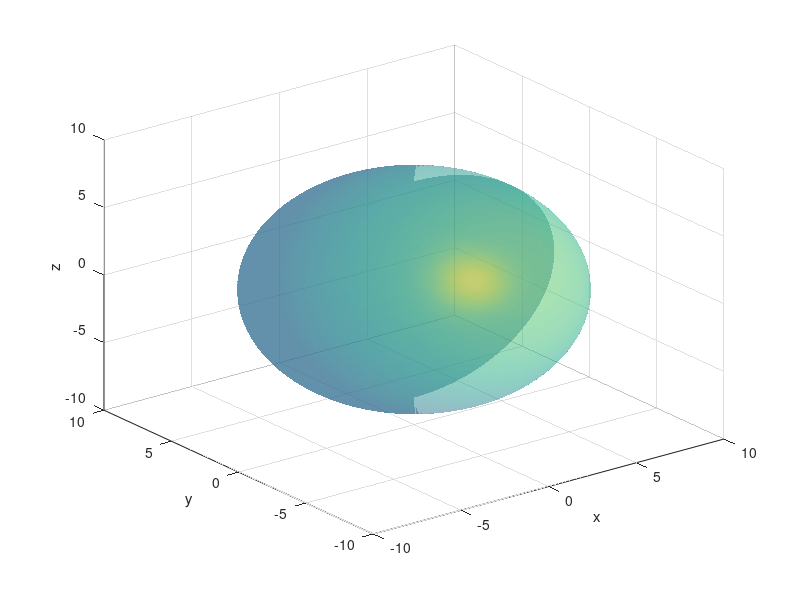

Reproduce this figure in MATLAB.
% make the sphere with electrode locations
close all; clear; clc;
R = 8;  % radius of cortex=8cm
[x y z] = sphere(128);
h = surfl(x.*R, y.*R, z.*R);
set(h, 'FaceAlpha', 0.5);
shading interp;

THETA = [3*pi/4, pi/4, -pi/4, -3*pi/4];
PHI = [pi/4, -pi/4, pi/4, -pi/4];
r = R/2;
[dipole_X, dipole_Y, dipole_Z] = sph2cart(THETA, PHI, r);
hold on;
plot3(dipole_X, dipole_Y, dipole_Z, 'o', ...
      'MarkerEdgeColor', 'k', 'MarkerFaceColor', 'k', 'MarkerSize', 10);

xlabel('x'); ylabel('y'); zlabel('z');

fprintf('coordinates of dipoles: \n');
[dipole_X.', dipole_Y.', dipole_Z.']

%% Get the electrode locations
R_scalp = 9.2 % cm
Fc1 = R_scalp*[0.3816, 0.3806, 0.84234];
Fc2 = R_scalp*[0.3816, -0.3806, 0.84234];
Cp1 = R_scalp*[-0.38156, 0.38063, 0.84234];
Cp2 = R_scalp*[-0.38156, -0.38063, 0.84234];
C3 = R_scalp*[0, 0.7432, 0.699];
C4 = R_scalp*[0, -0.74315, 0.699];

fprintf('Fc1: (%.3f, %.3f, %.3f)\n', Fc1(1), Fc1(2), Fc1(3));
fprintf('Fc2: (%.3f, %.3f, %.3f)\n', Fc2(1), Fc2(2), Fc2(3));
fprintf('Cp1: (%.3f, %.3f, %.3f)\n', Cp1(1), Cp1(2), Cp1(3));
fprintf('Cp2: (%.3f, %.3f, %.3f)\n', Cp2(1), Cp2(2), Cp2(3));
fprintf('C3: (%.3f, %.3f, %.3f)\n', C3(1), C3(2), C3(3));
fprintf('C4: (%.3f, %.3f, %.3f)\n', C4(1), C4(2), C4(3));
